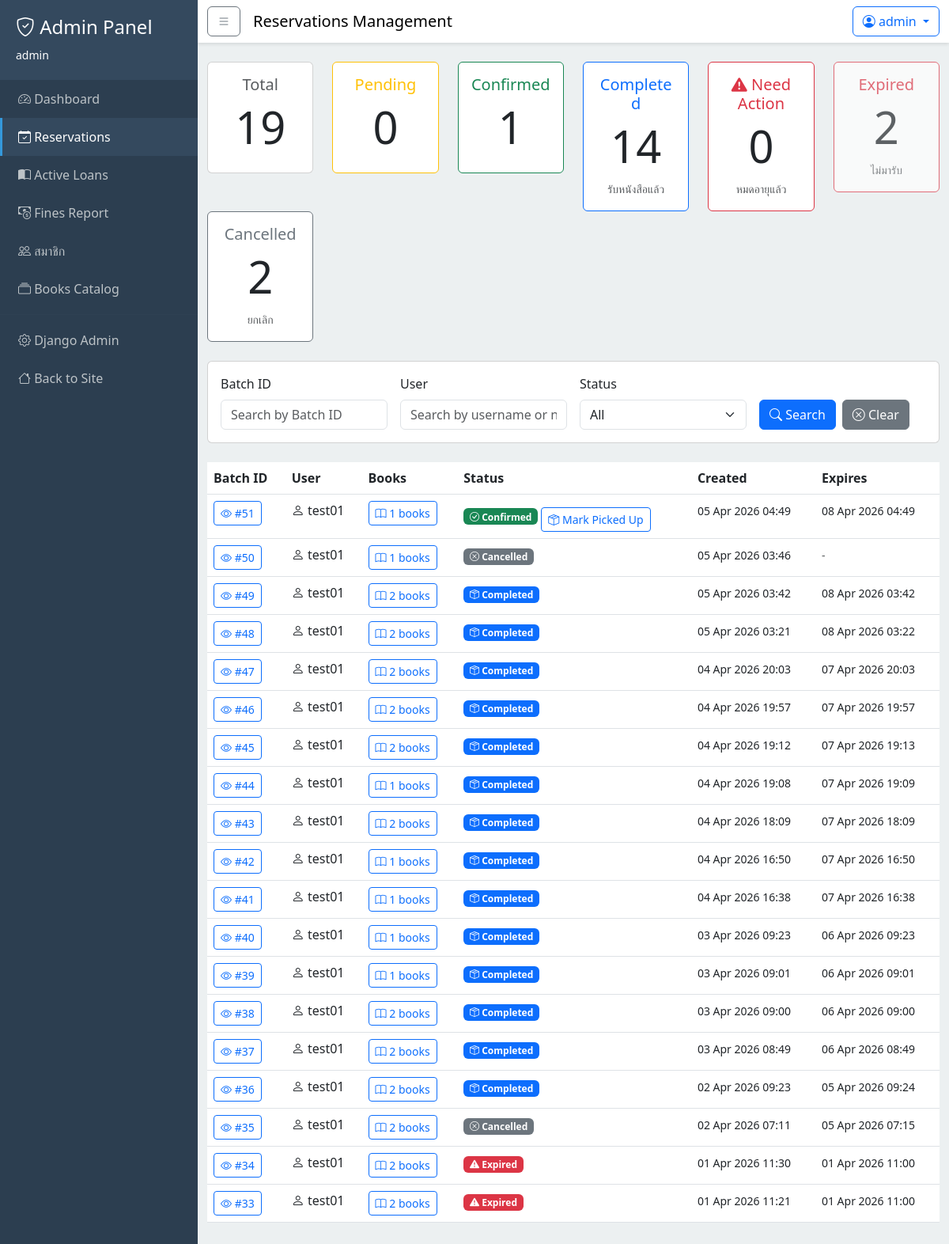
/dashboard/reservations/ (signed in), run on an earlier commit of the app's database.
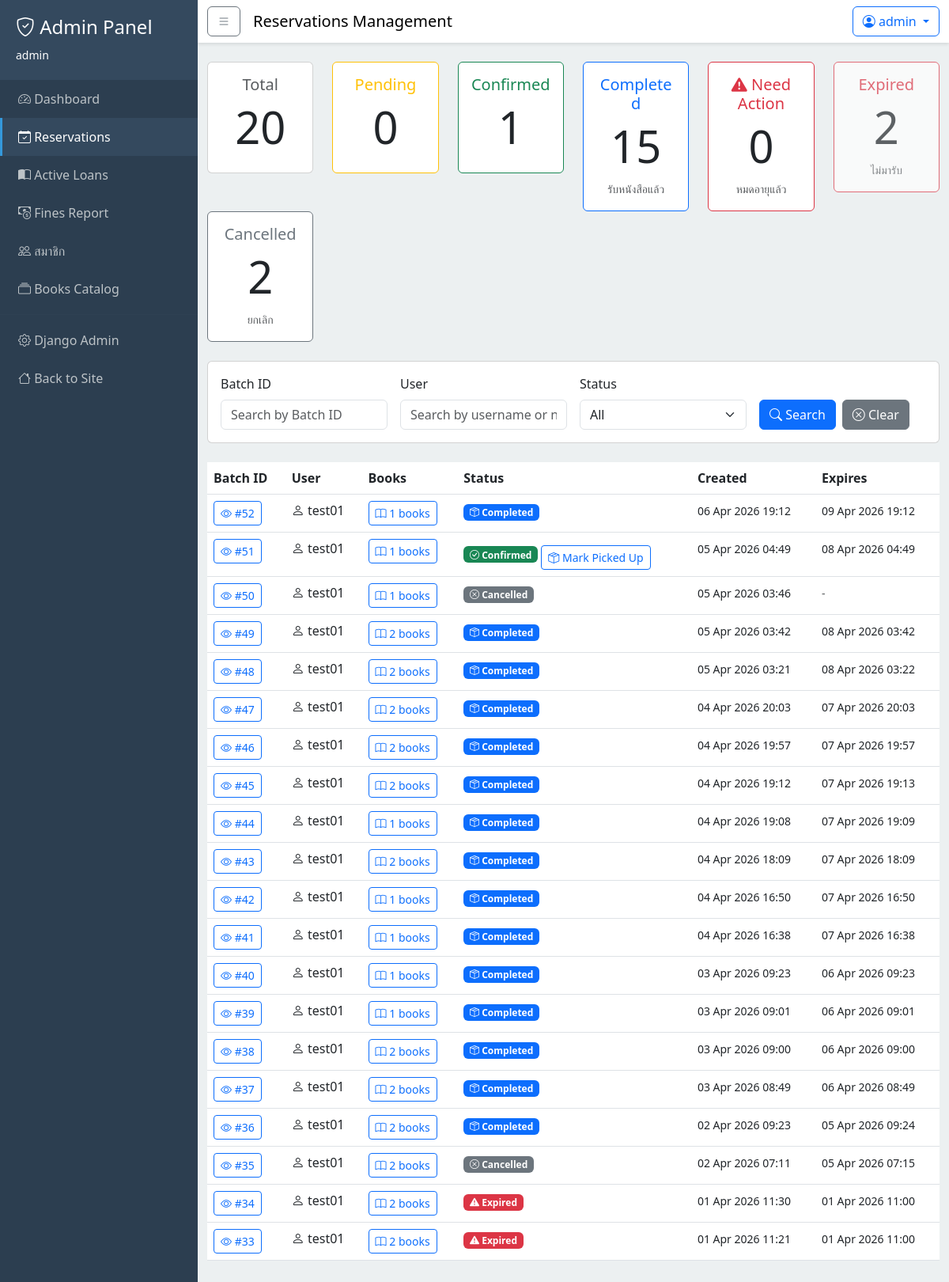
And on a later commit of the database.
### reservations/models.py (models this page shows, shortened)
class ReservationBatch(models.Model):
    STATUS_CHOICES = [
        ('pending', 'Pending'),
        ('confirmed', 'Confirmed'),
        ('completed', 'Completed'),
        ('expired', 'Expired'),
        ('cancelled', 'Cancelled'),
    ]
    id = models.AutoField(primary_key=True)
    user = models.ForeignKey(settings.AUTH_USER_MODEL, on_delete=models.CASCADE, related_name='reservation_batches')
    status = models.CharField(max_length=20, choices=STATUS_CHOICES, default='pending')
    expires_at = models.DateTimeField(null=True, blank=True, help_text='Expiry time for confirmed reservation - user must pick up books before this time')
    updated_at = models.DateTimeField(auto_now=True)
    created_at = models.DateTimeField(auto_now_add=True)
    class Meta:
        db_table = 'reservation_batches'
        verbose_name = 'Reservation Batch'
        verbose_name_plural = 'Reservation Batches'
        ordering = ['-created_at']

### users/models.py (models this page shows, shortened)
class User(AbstractUser):
    phone_number = models.CharField(max_length=10, null=True, blank=True)

### reservations/views.py (the view, shortened to what this page needs)
# urls.py: path('reservations/', views.admin_dashboard_view, name='dashboard_reservations'),
@staff_member_required
def admin_dashboard_view(request):
    status_filter = request.GET.get('status', 'all')
    batch_id_filter = request.GET.get('batch_id', '').strip()
    user_filter = request.GET.get('user', '').strip()
    reservation_batches = ReservationBatch.objects.select_related(
        'user'
    ).prefetch_related(
        'reservations__book__authors',
        'reservations__book__publisher'
    ).order_by('-created_at')
    if batch_id_filter:
        reservation_batches = reservation_batches.filter(id=batch_id_filter)
    if status_filter and status_filter != 'all':
        reservation_batches = reservation_batches.filter(status=status_filter)
    now = timezone.now()
    expired_batches = []
    for batch in reservation_batches:
        batch.is_expired = batch.expires_at < now if batch.expires_at else False
        if batch.is_expired and batch.status == 'confirmed':
            expired_batches.append(batch)
    stats = {
        'total': ReservationBatch.objects.count(),
        'pending': ReservationBatch.objects.filter(status='pending').count(),
        'confirmed': ReservationBatch.objects.filter(status='confirmed').count(),
        'completed': ReservationBatch.objects.filter(status='completed').count(),
        'expired_pending': len(expired_batches),  # Confirmed ที่หมดอายุแต่ยังไม่ได้จัดการ
        'expired': ReservationBatch.objects.filter(status='expired').count(),  # ที่เปลี่ยน status เป็น expired แล้ว
        'cancelled': ReservationBatch.objects.filter(status='cancelled').count(),
    }
    context = {
        'reservation_batches': reservation_batches,
        'status_filter': status_filter,
        'batch_id_filter': batch_id_filter,
        'user_filter': user_filter,
        'stats': stats,
        'expired_batches': expired_batches,
    }
    return render(request, 'reservations/admin_dashboard.html', context)

### books/cart.py (called while the page is built)
    def count(self):
        return len(self.cart)

### books/context_processors.py (called while the page is built)
def cart_context(request):
    cart = Cart(request)
    return {
        'cart_count': cart.count()
    }

### templates/reservations/admin_dashboard.html (shortened to what the changed rows need)
{% extends 'base_admin.html' %}
{% load static %}
{% block content %}
    <div class="row mb-4">
        <div class="col-md-2">
            <div class="card text-center">
                <div class="card-body">
                    <h5 class="card-title text-muted">Total</h5>
                    <h2 class="display-4">{{ stats.total }}</h2>
                </div>
            </div>
        </div>
        <div class="col-md-2">
            <div class="card text-center border-warning">
                <div class="card-body">
                    <h2 class="display-4">{{ stats.pending }}</h2>
                </div>
            </div>
        </div>
        <div class="col-md-2">
            <div class="card text-center border-success">
                <div class="card-body">
                    <h2 class="display-4">{{ stats.confirmed }}</h2>
                </div>
            </div>
        </div>
        <div class="col-md-2">
            <div class="card text-center border-primary">
                <div class="card-body">
                    <h5 class="card-title text-primary">Completed</h5>
                    <h2 class="display-4">{{ stats.completed }}</h2>
                    <small class="text-muted">รับหนังสือแล้ว</small>
                </div>
            </div>
        </div>
        <div class="col-md-2">
            <div class="card text-center border-danger">
                <div class="card-body">
                    <h2 class="display-4">{{ stats.expired_pending }}</h2>
                </div>
            </div>
        </div>
        <div class="col-md-2">
            <div class="card text-center border-danger" style="opacity: 0.7;">
                <div class="card-body">
                    <h2 class="display-4">{{ stats.expired }}</h2>
                </div>
            </div>
        </div>
        <div class="col-md-2">
            <div class="card text-center border-secondary">
                <div class="card-body">
                    <h2 class="display-4">{{ stats.cancelled }}</h2>
                </div>
            </div>
        </div>
    </div>
    {% if reservation_batches %}
        <div class="table-responsive">
            <table class="table table-hover">
                <thead>
                    <tr>
                        <th>Batch ID</th>
                        <th>User</th>
                        <th>Books</th>
                        <th>Status</th>
                        <th>Created</th>
                        <th>Expires</th>
                    </tr>
                </thead>
                <tbody>
                    {% for batch in reservation_batches %}
                        <tr>
                            <td>
                                <a href="{% url 'dashboard_reservation_detail' batch.id %}"
                                   class="btn btn-sm btn-outline-primary">
                                    <i class="bi bi-eye"></i> #{{ batch.id }}
                                </a>
                            </td>
                            <td>
                                <i class="bi bi-person"></i> {{ batch.user.username }}
                            </td>
                            <td>
                                <button class="btn btn-sm btn-outline-primary"
                                        type="button"
                                        data-bs-toggle="collapse"
                                        data-bs-target="#books-{{ batch.id }}"
                                        aria-expanded="false">
                                    <i class="bi bi-book"></i> {{ batch.reservations.count }} books
                                </button>
                            </td>
                            <td>
                                {% if batch.status == 'pending' %}
                                    <span class="badge bg-warning text-dark">
                                        <i class="bi bi-clock"></i> Pending
                                    </span>
                                {% elif batch.status == 'confirmed' %}
                                    <span class="badge bg-success">
                                        <i class="bi bi-check-circle"></i> Confirmed
                                    </span>
                                    {% if not batch.is_expired %}
                                        <a href="{% url 'loans:create_loan' batch.id %}"
                                           class="btn btn-sm btn-outline-primary mt-2">
                                            <i class="bi bi-box-seam"></i> Mark Picked Up
                                        </a>
                                    {% endif %}
                                {% elif batch.status == 'completed' %}
                                    <span class="badge bg-primary">
                                        <i class="bi bi-box-seam"></i> Completed
                                    </span>
                                {% elif batch.status == 'expired' %}
                                    <span class="badge bg-danger">
                                        <i class="bi bi-exclamation-triangle-fill"></i> Expired
                                    </span>
                                {% elif batch.status == 'cancelled' %}
                                    <span class="badge bg-secondary">
                                        <i class="bi bi-x-circle"></i> Cancelled
                                    </span>
                                {% endif %}
                            </td>
                            <td>
                                <small>{{ batch.created_at|date:"d M Y H:i" }}</small>
                            </td>
                            <td>
                                {% if batch.expires_at %}
                                    <small class="{% if batch.status == 'confirmed' and batch.is_expired %}text-danger fw-bold{% endif %}">
                                        {{ batch.expires_at|date:"d M Y H:i" }}
                                    </small>
                                {% else %}
                                    <small class="text-muted">-</small>
                                {% endif %}
                            </td>
                        </tr>
                    {% endfor %}
                </tbody>
            </table>
        </div>
    {% else %}
        <div class="alert alert-info">
            <i class="bi bi-info-circle"></i> ไม่มีรายการจองในระบบ
        </div>
    {% endif %}
{% endblock %}

What changed in the data, as far as the page shows it:
added ReservationBatch: id "52", user.username "test01", reservations.count "1", status "completed" (drawn), created_at "06 Apr 2026 19:12", expires_at "09 Apr 2026 19:12"
Also different on the page:
{{ stats.total }}: "19" → "20"
{{ stats.completed }}: "14" → "15"
